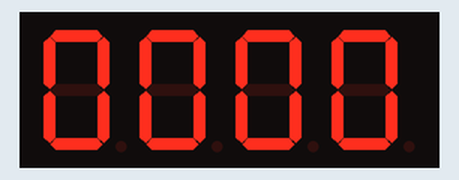
Recording of a program running on a simulated Raspberry Pi (BCM pin numbers). Shown: 4-digit seven-segment display. Library files of the repository ran but are not shown: tm1637.py.

Above: at 0.15 s.
At 2.59 s:
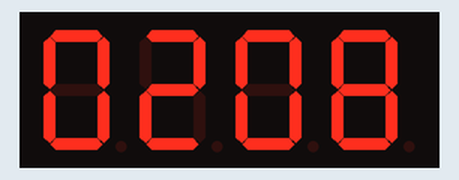
At 5.32 s:
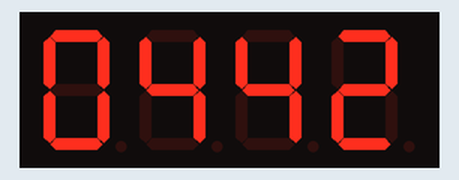
At 10.8 s:
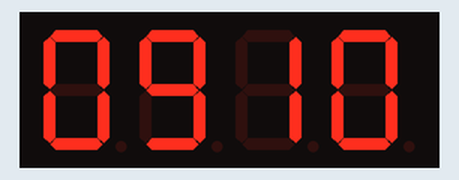
At 16.28 s:
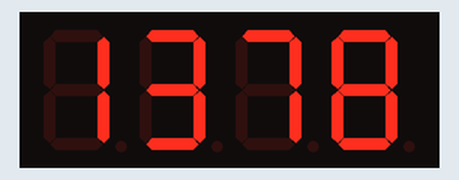
At 21.75 s:
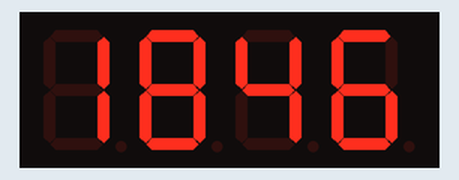

The program:

Counter.py
```python
'''wget https://raspberrytips.nl/files/tm1637.py
Physical: DIO=18, VCC=4, GND=6, CLK=16
'''

import sys, time, datetime, tm1637, RPi.GPIO as gpio
Display = tm1637.TM1637(23,24, tm1637.BRIGHT_TYPICAL)
Display.Clear()
Display.SetBrightnes(1)

while(1):
    for i in range(10):
        for j in range(10):
            for k in range(10):
                for l in range(10):
                    data = [i,j,k,l]
                    Display.Show(data)
                    time.sleep(0.01)
```
